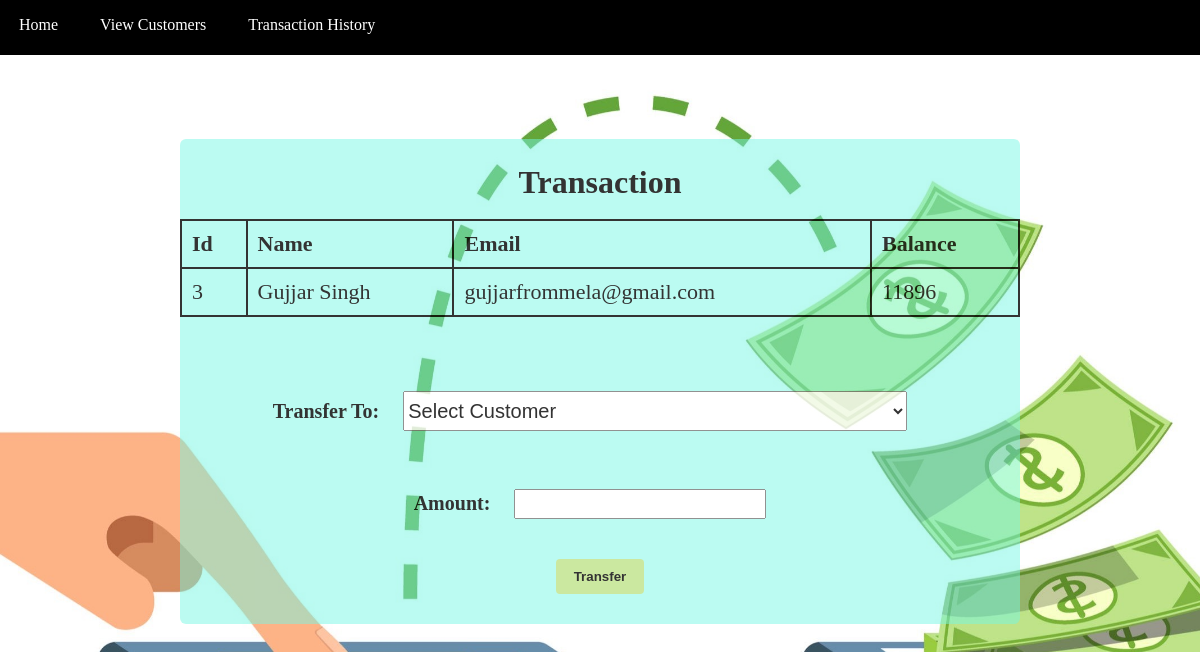
The page /transaction.php?id=3 on the database its author committed.
### tables this page shows
CREATE TABLE `users` (
  `id` int(11) NOT NULL,
  `name` varchar(250) NOT NULL,
  `email` varchar(100) NOT NULL,
  `balance` varchar(500) NOT NULL
);

### transaction.php (the view, shortened to what this page needs)
<!DOCTYPE html>
<html lang="en">
<head>
    <link rel="stylesheet" href="navbar.css">
    <link rel="stylesheet" href="trans.css">
</head>
<body>
    <?php
    include 'navbar.php';
    ?>
    <div class="container-fuild">
        <div class="container-out">
            <h1 class="row">Transaction</h2>
            <?php
            include 'database.php';
            $sid = $_GET['id'];
            $sql = "SELECT * FROM  users where id=$sid";
            $result = mysqli_query($conn, $sql);
            $rows = mysqli_fetch_assoc($result);
            ?>
            <form method="post" name="tcredit" class="tabletext"><br>
                <div>
                    <table>
                        <tr>
                            <th class="text-center">Id</th>
                            <th class="text-center">Name</th>
                            <th class="text-center">Email</th>
                            <th class="text-center">Balance</th>
                        </tr>
                        <tr>
                            <td class="py-2"><?php echo $rows['id'] ?></td>
                            <td class="py-2"><?php echo $rows['name'] ?></td>
                            <td class="py-2"><?php echo $rows['email'] ?></td>
                            <td class="py-2"><?php echo $rows['balance'] ?></td>
                        </tr>
                    </table>
                </div>
                <br><br><br>
                <label>Transfer To:</label>
                <select id="standard-select" name="to" class="form-control" required>
                    <option value="" disabled selected>Select Customer</option>
                </select>
                <br>
                <br>
                <label>Amount:</label>
                <input type="number" class="form-control" name="amount" required>
                <br>
                <div class="text-center">
                    <button class="btn mt-3" name="submit" type="submit" id="myBtn">Transfer</button>
                </div>
            </form>
        </div>
    </div>
</body>
</html>

### trans.css (style rules this page uses)
* { box-sizing: border-box; padding: 0px; margin: 0px; text-decoration: none; list-style: none; }
button { font-weight:bold; padding:10px 18px; margin-top:20px; margin-bottom:30px; border: none; background: #bfe389; border-radius: 4px; }
body { background-image: url("money.jpg"); background-repeat: no-repeat; background-attachment: fixed; background-size: cover; }
.row { text-align: center; padding-top:25px; font-weight:bold; }
.container-out { box-sizing: border-box; margin:7% auto; border-radius:6px; background-color: #75f7e39c; opacity:0.8; text-align:center; width: 70%; }
table { width:100%; }
label { color:black; font-size:20px; font-weight: bold; }
select { font-size:20px; width:60%; height:40px; margin:20px; }
table, th, td { box-sizing: border-box; border: 2px solid black; border-collapse: collapse; }
th, td { font-size: 22px; padding: 10px; text-align: left; color: black; }
input { font-size:18px; width:30%; height:30px; margin:20px; }
option { font-size:20px; }

### rows shown on the page
users: id "3", name "Gujjar Singh", email "gujjarfrommela@gmail.com", balance "11896"
